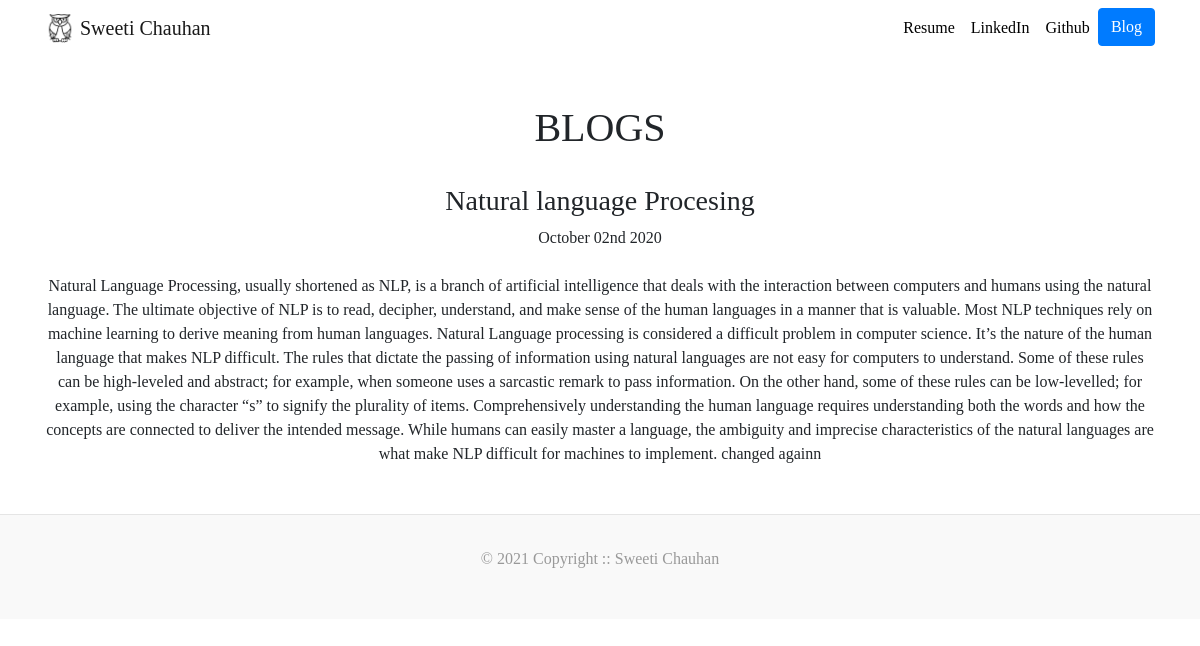
Page /blog/3 on the committed database.
### blog/models.py (models this page shows, shortened)
class Blog(models.Model):
    title = models.CharField(max_length=100)
    description = models.TextField()
    posted_at = models.DateField(default=date.today)

### blog/views.py (the view)
# urls.py: path('<int:blog_id>', blogDetail, name="blogDetail"),
def blogDetail(request, blog_id):
    blogObj = get_object_or_404(Blog, pk=blog_id)
    return render(request, 'blogDetail.html', {'blog':blogObj, 'headline':"BLOGS"})

### templates/blogDetail.html (shortened to what this page needs)
{% extends 'base.html' %}
{% block content %}
    <br><h3>{{ blog.title }}</h3>
    {{ blog.posted_at |date:'F dS Y'}}<br><br>
    {{ blog.description | safe }}
    <br><br>
{% endblock %}

### portfolio/static/custom.css (style rules this page uses)
body { font-family: 'Amatic SC', cursive; }

### rows in the picture
Blog: title "Natural language Procesing", posted_at "October 02nd 2020", description "Natural Language Processing, usually shortened as NLP, is a branch of artificial intelligence that deals with the interaction between computers and humans using the natural language. The ultimate objective of NLP is to read, decipher, understand, and make sense of the human languages in a manner that is valuable. Most NLP techniques rely on machine learning to derive meaning from human languages. Natural Language processing is considered a difficult problem in computer science. It’s the nature of the human language that makes NLP difficult. The rules that dictate the passing of information using natural languages are not easy for computers to understand. Some of these rules can be…"

### other values in the picture
{{ headline }} "BLOGS"
